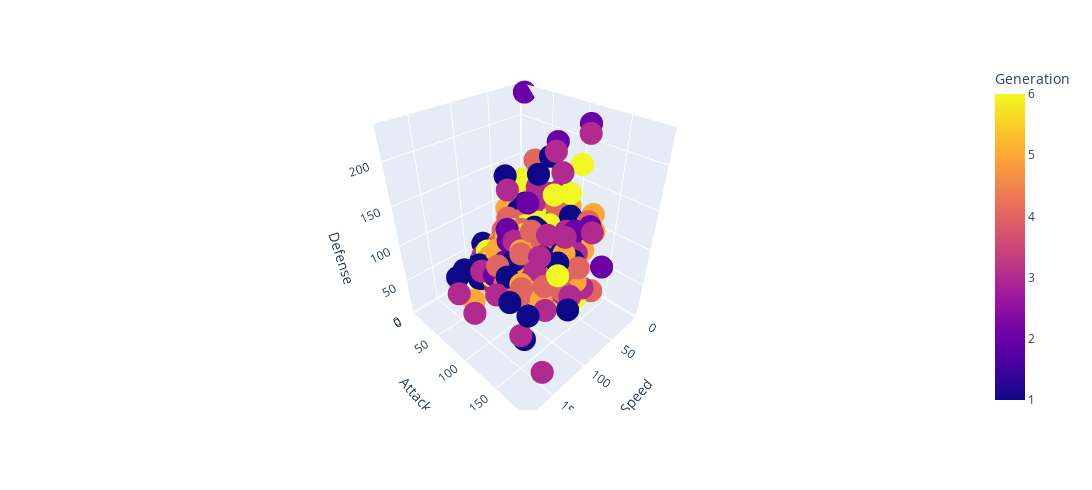

Write notebook code for a chart like this one.
### Code cell
px.scatter_3d(pokemon,x='Speed',y='Attack',z='Defense',
                height=490, width=1100, color="Generation", hover_data=['Name', 'Generation'])

### Figure 1 — Plotly figure (JSON) as saved in the notebook; plotly's stock layout.template omitted (floating-point values rounded to 4 significant figures; data arrays with more than 128 entries replaced by an {"elided": "..."} marker saying what was removed)
{"data": [{"customdata": {"elided": "800x2 mixed values"}, "hovertemplate": "Speed=%{x}<br>Attack=%{y}<br>Defense=%{z}<br>Name=%{customdata[0]}<br>Generation=%{marker.color}<extra></extra>", "legendgroup": "", "marker": {"color": {"elided": "800 int values"}, "coloraxis": "coloraxis", "symbol": "circle"}, "mode": "markers", "name": "", "scene": "scene", "showlegend": false, "type": "scatter3d", "x": {"elided": "800 int values"}, "y": {"elided": "800 int values"}, "z": {"elided": "800 int values"}}], "layout": {"coloraxis": {"colorbar": {"title": {"text": "Generation"}}, "colorscale": [[0, "#0d0887"], [0.1111, "#46039f"], [0.2222, "#7201a8"], [0.3333, "#9c179e"], [0.4444, "#bd3786"], [0.5556, "#d8576b"], [0.6667, "#ed7953"], [0.7778, "#fb9f3a"], [0.8889, "#fdca26"], [1, "#f0f921"]]}, "height": 490, "legend": {"tracegroupgap": 0}, "margin": {"t": 60}, "scene": {"domain": {"x": [0, 1], "y": [0, 1]}, "xaxis": {"title": {"text": "Speed"}}, "yaxis": {"title": {"text": "Attack"}}, "zaxis": {"title": {"text": "Defense"}}}, "width": 1100}}
